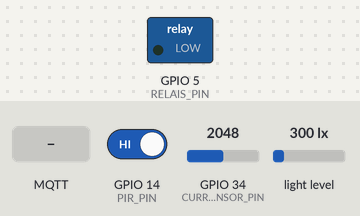
This program was run on a simulated ESP32. Parts: switched loads named in the program (green lamp = pin HIGH). The test bench sets the inputs (shaded band); at power-on: GPIO 14 (PIR_PIN) HIGH, GPIO 34 (CURRENT_SENSOR_PIN) = 2048, light level 300 lx. WiFi joins after 1.5 s; servers stay silent unless stated; no MQTT or app messages arrive unless stated; what the program prints to the serial monitor is not drawn.

Above: at 3.2 s.
3.3 s: MQTT message "ON" arrives on the first subscribed topic
At 4.5 s:
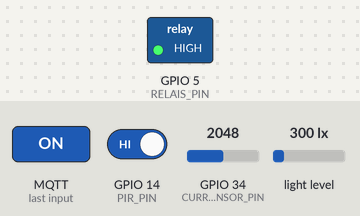
5.5 s: MQTT message "bureau/relais" arrives on the first subscribed topic
At 7.3 s:
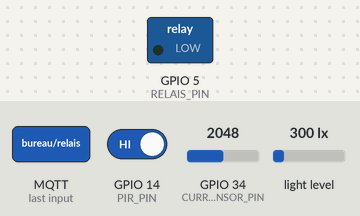
Timing chart, 0 to 8.8 s (numbered marks = the images above; inputs shaded):
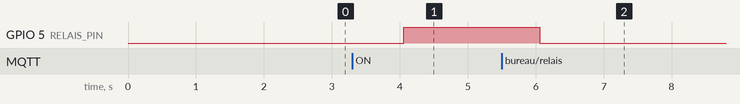

Measured:
- after the input at 3.3 s, GPIO 5 (RELAIS_PIN): LOW → HIGH after 0.76 s
- after the input at 5.5 s, GPIO 5 (RELAIS_PIN): HIGH → LOW after 0.56 s

The program:

main.cpp
```cpp
#include <Arduino.h>
#include "wifi_mqtt.h"
#include "sensors.h"
#include "actuators.h"

void setup() {
    Serial.begin(115200);
    setupWiFiMQTT();
    setupSensors();
    setupActuators();
}

void loop() {
    handleMQTT();
    readSensors();
    delay(2000);
}
```

actuators.cpp
```cpp
#include "actuators.h"
#include <Arduino.h>

#define RELAIS_PIN 5

void setupActuators() {
    pinMode(RELAIS_PIN, OUTPUT);
    digitalWrite(RELAIS_PIN, LOW);
}

void controlRelay(bool state) {
    digitalWrite(RELAIS_PIN, state ? HIGH : LOW);
}
```

actuators.h
```cpp
#ifndef ACTUATORS_H
#define ACTUATORS_H

void setupActuators();
void controlRelay(bool state);

#endif
```

sensors.cpp
```cpp
#include "sensors.h"
#include <Wire.h>
#include <BH1750.h>
#include "wifi_mqtt.h"
#define PIR_PIN 14
#define CURRENT_SENSOR_PIN 34

BH1750 lightMeter;

void setupSensors() {
    pinMode(PIR_PIN, INPUT);
    Wire.begin();
    lightMeter.begin();
}

void readSensors() {
    bool presence = digitalRead(PIR_PIN);
    float lux = lightMeter.readLightLevel();
    int sensorValue = analogRead(CURRENT_SENSOR_PIN);
    float voltage = sensorValue * (3.3 / 4096.0);

    char luxString[8], powerString[8];
    dtostrf(lux, 6, 2, luxString);
    dtostrf(voltage, 6, 2, powerString);

    client.publish("bureau/presence", presence ? "1" : "0");
    client.publish("bureau/luminosite", luxString);
    client.publish("bureau/consommation", powerString);
}
```

sensors.h
```cpp
#ifndef SENSORS_H
#define SENSORS_H

void setupSensors();
void readSensors();

#endif
```

wifi_mqtt.cpp
```cpp
#include "wifi_mqtt.h"
#include "actuators.h"

const char* ssid = "ssid";
const char* password = "password";
const char* mqttServer = "192.168.1.100";
const int mqttPort = 1883;
WiFiClient espClient;
PubSubClient client(espClient);

void callback(char* topic, byte* payload, unsigned int length) {
    String message;
    for (int i = 0; i < length; i++) {
        message += (char)payload[i];
    }
    if (String(topic) == "bureau/relais") {
        controlRelay(message == "ON");
    }
}

void setupWiFiMQTT() {
    WiFi.begin(ssid, password);
    while (WiFi.status() != WL_CONNECTED) {
        delay(1000);
        Serial.println("Connexion WiFi...");
    }
    client.setServer(mqttServer, mqttPort);
    client.setCallback(callback);
    while (!client.connected()) {
        client.connect("ESP32Client");
    }
    client.subscribe("bureau/relais");
}

void handleMQTT() {
    client.loop();
}
```

wifi_mqtt.h
```cpp
#ifndef WIFI_MQTT_H
#define WIFI_MQTT_H

#include <WiFi.h>
#include <PubSubClient.h>

extern WiFiClient espClient;
extern PubSubClient client;

void setupWiFiMQTT();
void handleMQTT();

#endif
```
